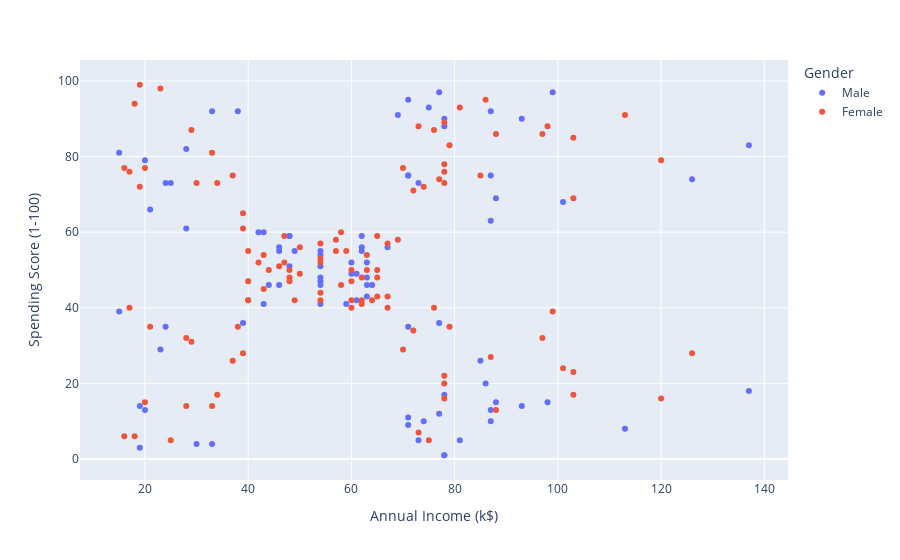

This figure's notebook cell:
### Code cell
px.scatter(allen, x='Annual Income (k$)', y='Spending Score (1-100)', color='Gender')

### Figure 1 — Plotly figure (JSON) as saved in the notebook; plotly's stock layout.template omitted (floating-point values rounded to 4 significant figures)
{"data": [{"hovertemplate": "Gender=Male<br>Annual Income (k$)=%{x}<br>Spending Score (1-100)=%{y}<extra></extra>", "legendgroup": "Male", "marker": {"color": "#636efa", "symbol": "circle"}, "mode": "markers", "name": "Male", "orientation": "v", "showlegend": true, "type": "scatter", "x": [15, 15, 19, 19, 20, 20, 21, 23, 24, 24, 25, 28, 28, 30, 33, 33, 38, 39, 42, 43, 43, 44, 46, 46, 46, 48, 48, 48, 49, 54, 54, 54, 54, 54, 54, 54, 59, 60, 60, 61, 61, 62, 62, 62, 63, 63, 63, 63, 64, 67, 69, 71, 71, 71, 71, 71, 71, 73, 73, 74, 75, 77, 77, 77, 78, 78, 78, 78, 78, 81, 85, 86, 87, 87, 87, 87, 87, 88, 88, 93, 93, 98, 99, 101, 113, 126, 137, 137], "xaxis": "x", "y": [39, 81, 3, 14, 13, 79, 66, 29, 35, 73, 73, 82, 61, 4, 4, 92, 92, 36, 60, 60, 41, 46, 46, 56, 55, 51, 59, 59, 55, 47, 54, 48, 51, 55, 41, 46, 41, 49, 52, 42, 49, 59, 55, 56, 46, 43, 48, 52, 46, 56, 91, 35, 95, 11, 75, 9, 75, 5, 73, 10, 93, 12, 97, 36, 90, 17, 88, 1, 1, 5, 26, 20, 63, 13, 75, 10, 92, 15, 69, 14, 90, 15, 97, 68, 8, 74, 18, 83], "yaxis": "y"}, {"hovertemplate": "Gender=Female<br>Annual Income (k$)=%{x}<br>Spending Score (1-100)=%{y}<extra></extra>", "legendgroup": "Female", "marker": {"color": "#EF553B", "symbol": "circle"}, "mode": "markers", "name": "Female", "orientation": "v", "showlegend": true, "type": "scatter", "x": [16, 16, 17, 17, 18, 18, 19, 19, 20, 20, 21, 23, 25, 28, 28, 29, 29, 30, 33, 33, 34, 34, 37, 37, 38, 39, 39, 39, 40, 40, 40, 40, 42, 43, 43, 44, 46, 47, 47, 48, 48, 48, 49, 50, 50, 54, 54, 54, 54, 54, 57, 57, 58, 58, 59, 60, 60, 60, 60, 62, 62, 62, 63, 63, 64, 65, 65, 65, 65, 67, 67, 67, 69, 70, 70, 72, 72, 73, 73, 74, 75, 76, 76, 77, 78, 78, 78, 78, 78, 78, 78, 79, 79, 81, 85, 86, 87, 88, 88, 97, 97, 98, 99, 101, 103, 103, 103, 103, 113, 120, 120, 126], "xaxis": "x", "y": [6, 77, 40, 76, 6, 94, 72, 99, 15, 77, 35, 98, 5, 14, 32, 31, 87, 73, 14, 81, 17, 73, 26, 75, 35, 61, 28, 65, 55, 47, 42, 42, 52, 54, 45, 50, 51, 52, 59, 50, 48, 47, 42, 49, 56, 53, 52, 42, 44, 57, 58, 55, 60, 46, 55, 40, 42, 47, 50, 41, 48, 42, 50, 54, 42, 48, 50, 43, 59, 43, 57, 40, 58, 29, 77, 34, 71, 88, 7, 72, 5, 40, 87, 74, 22, 20, 76, 16, 89, 78, 73, 35, 83, 93, 75, 95, 27, 13, 86, 32, 86, 88, 39, 24, 17, 85, 23, 69, 91, 16, 79, 28], "yaxis": "y"}], "layout": {"legend": {"title": {"text": "Gender"}, "tracegroupgap": 0}, "margin": {"t": 60}, "xaxis": {"anchor": "y", "domain": [0, 1], "title": {"text": "Annual Income (k$)"}}, "yaxis": {"anchor": "x", "domain": [0, 1], "title": {"text": "Spending Score (1-100)"}}}}
